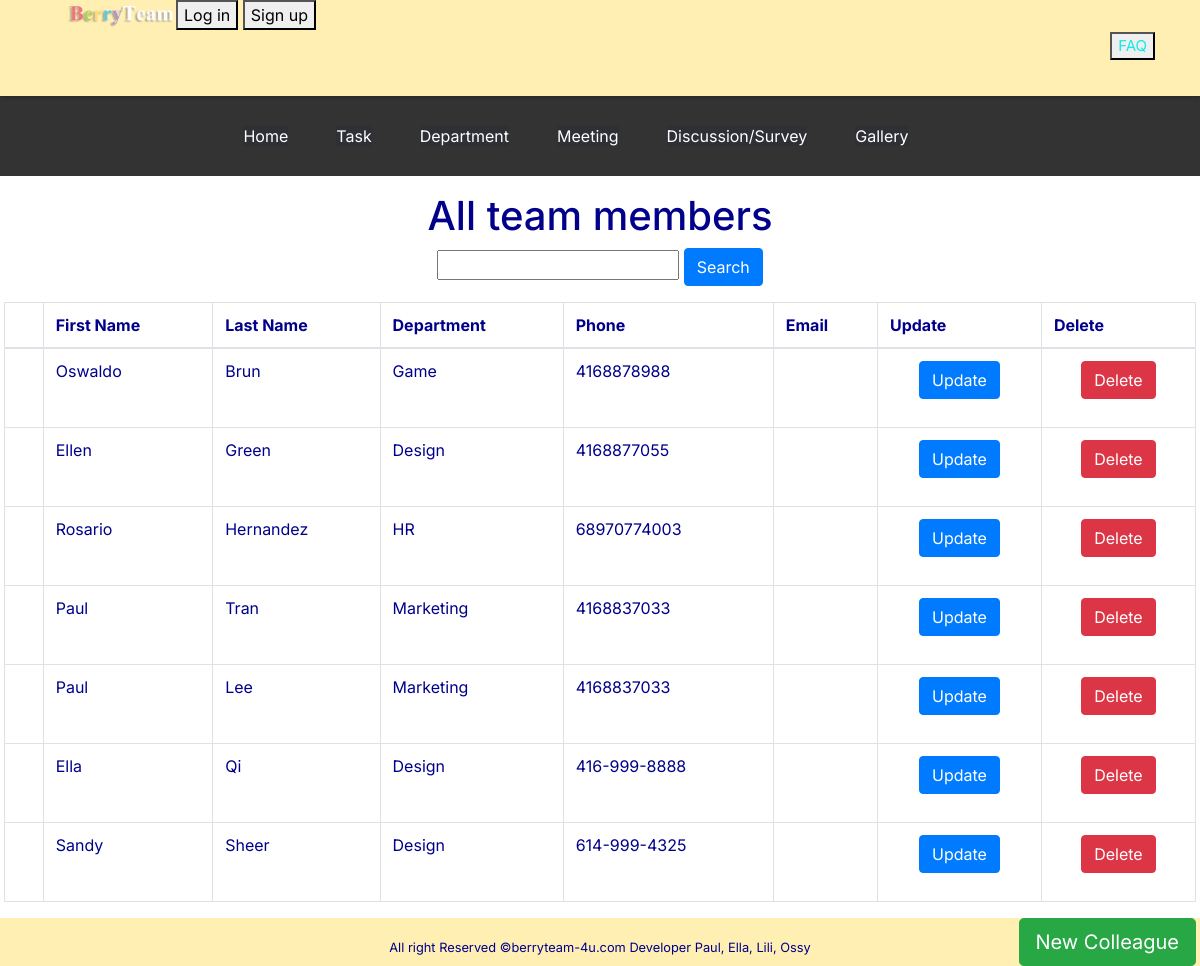
Page /Colleague/listColleague.php on the committed database.
### tables this page shows
CREATE TABLE `colleagues` (
  `ID` int(225) NOT NULL,
  `fname` varchar(550) NOT NULL,
  `lname` varchar(550) NOT NULL,
  `department` varchar(550) NOT NULL,
  `phone` varchar(550) NOT NULL,
  `email` varchar(5555) NOT NULL
);

### Classes/colleague.php (called while the page is built, shortened)
<?php
class Colleague {
    public function listColleague($dbcon) {
        $sql = "SELECT * FROM colleagues";
        $pdobtm = $dbcon->prepare($sql);
        $pdobtm->execute();
        $colleagues = $pdobtm->fetchAll(PDO::FETCH_ASSOC);
        return $colleagues;
    }
}

### Colleague/listColleague.php (the view, shortened to what this page needs)
<?php
require_once '../Classes/database.php';
require_once '../Classes/colleague.php';
$dbcon = dbConnect::getDb();
$c = new allcolleagues();
$colleagues = $c->listColleague($dbcon);
$searchContent = "";
?>
<html lang="en">
    <head>
        <link rel="stylesheet" href="https://maxcdn.bootstrapcdn.com/bootstrap/4.0.0/css/bootstrap.min.css">
        <link rel="stylesheet" href="../Stylesheets/taskcrud.css">
        <link rel="stylesheet" href="../Stylesheets/landing-uniform.css">
        <link rel="stylesheet" type="text/css" href="../Stylesheets/navigation.css">
    </head>
    <body>
        <? include '../includes/index-header.php' ?>
        <? include '../includes/navigation.php' ?>
        <p class="h1 text-center">All team members</p>
        <div class="s-1">
            <form action="searchColleague.php" method="post">
                <input type="text" name="searchContent" value="<?= $searchContent ?>">
                <input type="submit" class="button btn btn-primary" name="searchColleague" value="Search"/>
            </form>
        </div>
        <div class="m-1">
            <table class="table table-bordered tbl">
                <thead>
                <tr>
                    <th scope="col"></th>
                    <th scope="col">First Name</th>
                    <th scope="col">Last Name</th>
                    <th scope="col">Department</th>
                    <th scope="col">Phone</th>
                    <th scope="col">Email</th>
                    <th scope="col">Update</th>
                    <th scope="col">Delete</th>
                </tr>
                </thead>
                <tbody>
                <?php foreach ($colleagues as $colleague) { ?>
                    <tr>
                        <th><?= $colleague['id'] ?></th>
                        <td><?= $colleague['fname'] ?></td>
                        <td><?= $colleague['lname'] ?></td>
                        <td><?= $colleague['department'] ?></td>
                        <td><?= $colleague['phone'] ?></td>
                        <td><?= $colleague['Email'] ?></td>
                        <td>
                            <form action="updateColleague.php" method="post">
                                <input type="submit" class="button btn btn-primary" name="updateColleague" value="Update"/>
                            </form>
                        </td>
                        <td>
                            <form action="deleteColleague.php" method="post">
                                <input type="submit" class="button btn btn-danger" name="deleteColleague" value="Delete"/>
                            </form>
                        </td>
                    </tr>
                <?php } ?>
                </tbody>
            </table>
            <a href="addColleague.php" id="btn_addColleague" class="btn btn-success btn-lg float-right">New Colleague</a>
        </div>
        <? include '../includes/footer.php' ?>
    </body>
</html>

### includes/index-header.php (shortened to what this page needs)
<header id="header">
    <div class="logo h-logo">
        <a href=""><img class="logoimg" src="img/logo.png" alt="logo"></a>
    </div>
    <div class="log">
        <button class="login">
            <a href="">Log in</a>
        </button>
        <button class="signup">
            <a href="">Sign up</a>
        </button>
        <button class="faq">
            <a href="">FAQ</a>
        </button>
    </div>
</header>

### includes/navigation.php (shortened to what this page needs)
<?php
function navigation()
{
    echo "<ul id='menu'>";
    $navigation = ['Home.com' => 'Home', '../task/listtask.php' => 'Task', 'department.php' => 'Department', 'Meeting' => 'Meeting', '../discussion/listdiscussion.php' => 'Discussion/Survey', 'Gallery' => 'Gallery'];
    foreach ($navigation as $key => $value) {
        echo '<li><a href="'.$key.'">' . $value . '</a></li>';
    }
    echo "</ul>";
}
?>
        <div id="nav-bar">
            <?php
            navigation();
            ?>
        </div>
</html>

### includes/footer.php (shortened to what this page needs)
<footer id="footer">
    <div class="footer-content">
        <div class="copyright">
            All right Reserved ©berryteam-4u.com
            Developer   Paul, Ella, Lili, Ossy
        </div>
    </div>
</footer>

### Stylesheets/taskcrud.css (style rules this page uses)
form, h1, h2 { text-align: center; }
div { margin-bottom: 1em; text-align: center; }

### Stylesheets/landing-uniform.css (style rules this page uses)
body { margin: 0; padding: 0; font-family: 'Inter', sans-serif; color: darkblue; }
body::after { content: ""; background-size: cover; opacity: 0.2; top: 0; left: 0; bottom: 0; right: 0; position: absolute; z-index: -2; }
a { text-decoration: none; color: inherit; }
#header { width: 100%; height: 6em; position: relative; margin: 0; padding: 0; display: flex; flex-flow: row wrap; box-shadow: 0 0 #FFFFFF inset, 0 1px 4px rgba(0, 0, 0, 0.3); }
#header::after { content: ""; background: #FFE066; opacity: 0.5; top: 0; left: 0; bottom: 0; right: 0; position: absolute; z-index: -1; }
.h-logo { width: 7em; height: 5em; margin-left: 4em; }
.logoimg { width: 7em; }
.faq { position: absolute; top: 2.1em; right: 3em; font-size: 15px; color: #12EAEA; }
#footer { width: 100%; height: 3em; position: absolute; left: 0; right: 0; bottom: 0; margin: 0; padding: 0; text-align: center; }
#footer::after { content: ""; background: #FFE066; opacity: 0.5; top: 0; left: 0; bottom: 0; right: 0; position: absolute; z-index: -1; }
.footer-content { font-size: 0.8em; line-height: 0.8em; position: absolute; left: 0; right: 0; bottom: 0; margin: 0; padding: 0; text-align: center; }

### Stylesheets/navigation.css (style rules this page uses)
ul { list-style-type: none; background-color: #333; padding: 1em; }
li { display: inline; color: white; text-align: center; padding-right: 3em; }
li a { text-align: center; line-height: 3em; color: #fff; background: #2f3036; text-decoration: none; }

### rows in the picture
colleagues: fname "Oswaldo", lname "Brun", department "Game", phone "4168878988"
colleagues: fname "Ellen", lname "Green", department "Design", phone "4168877055"
colleagues: fname "Rosario", lname "Hernandez", department "HR", phone "68970774003"
colleagues: fname "Paul", lname "Tran", department "Marketing", phone "4168837033"
colleagues: fname "Paul", lname "Lee", department "Marketing", phone "4168837033"
colleagues: fname "Ella", lname "Qi", department "Design", phone "416-999-8888"
colleagues: fname "Sandy", lname "Sheer", department "Design", phone "614-999-4325"

### other values in the picture
$value "Home"
$value "Task"
$value "Department"
$value "Meeting"
$value "Discussion/Survey"
$value "Gallery"
